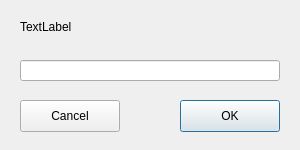
<?xml version="1.0" encoding="UTF-8"?>
<ui version="4.0">
 <class>SetAliasDialog</class>
 <widget class="QDialog" name="SetAliasDialog">
  <property name="geometry">
   <rect>
    <x>0</x>
    <y>0</y>
    <width>300</width>
    <height>150</height>
   </rect>
  </property>
  <property name="windowTitle">
   <string>Dialog</string>
  </property>
  <widget class="QLineEdit" name="aliasInput">
   <property name="geometry">
    <rect>
     <x>20</x>
     <y>60</y>
     <width>260</width>
     <height>21</height>
    </rect>
   </property>
  </widget>
  <widget class="QPushButton" name="okButton">
   <property name="geometry">
    <rect>
     <x>180</x>
     <y>100</y>
     <width>100</width>
     <height>32</height>
    </rect>
   </property>
   <property name="text">
    <string>OK</string>
   </property>
  </widget>
  <widget class="QPushButton" name="cancelButton">
   <property name="geometry">
    <rect>
     <x>20</x>
     <y>100</y>
     <width>100</width>
     <height>32</height>
    </rect>
   </property>
   <property name="text">
    <string>Cancel</string>
   </property>
  </widget>
  <widget class="QLabel" name="introLabel">
   <property name="geometry">
    <rect>
     <x>20</x>
     <y>20</y>
     <width>260</width>
     <height>30</height>
    </rect>
   </property>
   <property name="text">
    <string>TextLabel</string>
   </property>
   <property name="alignment">
    <set>Qt::AlignLeading|Qt::AlignLeft|Qt::AlignTop</set>
   </property>
  </widget>
 </widget>
 <resources/>
 <connections/>
</ui>
